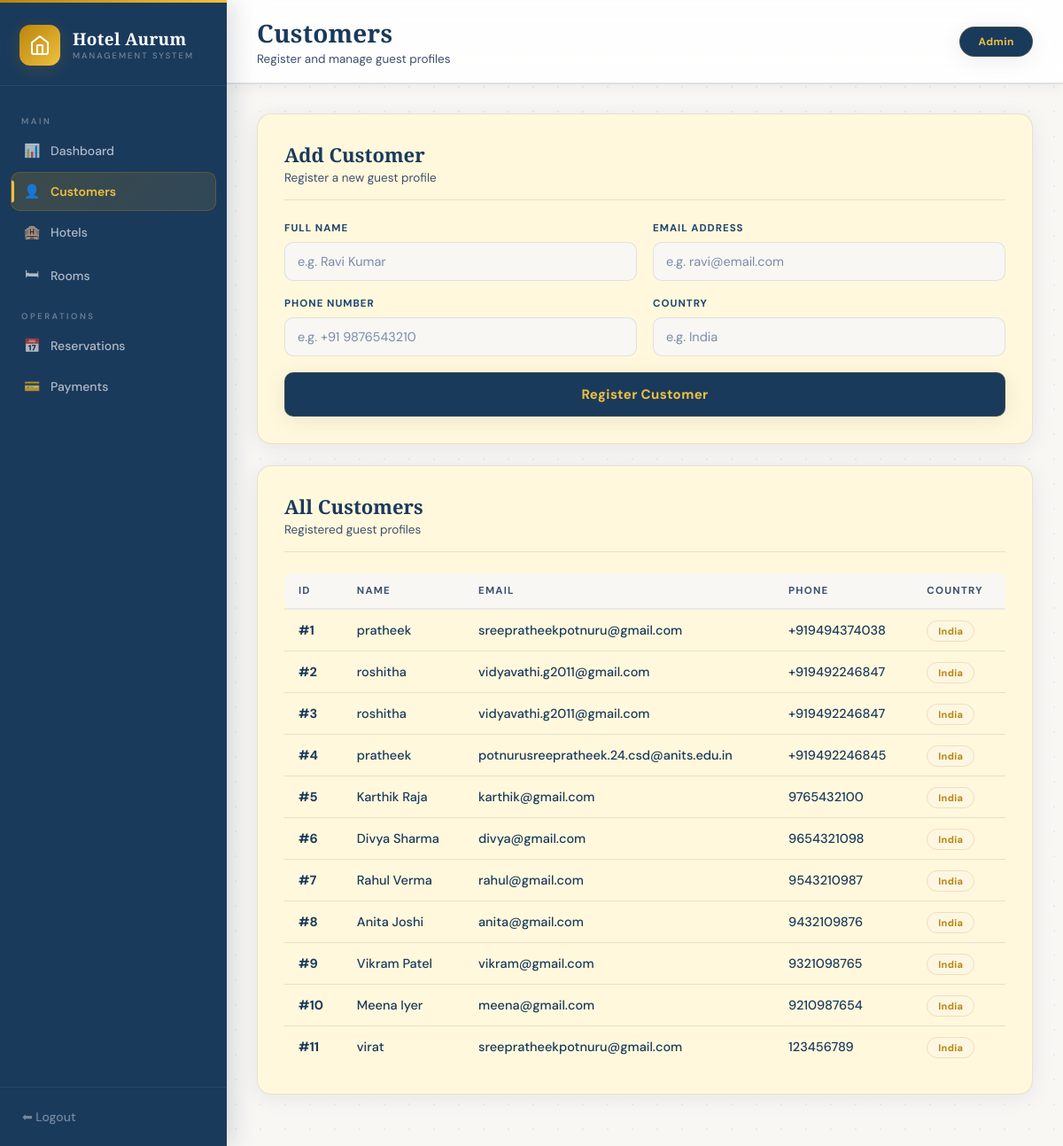
The page /customers/ (signed in) on the database its author committed.
### hotel_app/models.py (models this page shows)
class Customer(models.Model):
    Cus_ID = models.AutoField(primary_key=True)
    Name = models.CharField(max_length=50)
    Email = models.CharField(max_length=50)
    Phone = models.CharField(max_length=15)
    Country = models.CharField(max_length=50)
    class Meta:
        db_table = "Customer"
        managed = True

### hotel_app/views.py (the view)
    def wrapper(request, *args, **kwargs):
        if not request.session.get('logged_in'):
            return redirect('/login/')
        return view_func(request, *args, **kwargs)

### hotel_app/views.py (called while the page is built, shortened)
def login_required(view_func):
    def wrapper(request, *args, **kwargs):
        if not request.session.get('logged_in'):
            return redirect('/login/')
        return view_func(request, *args, **kwargs)
    return wrapper

@login_required
def customers(request):
    data = Customer.objects.all()
    return render(request, 'customer.html', {'data': data})

### templates/customer.html (shortened to what this page needs)
{% load static %}
<!DOCTYPE html>
<html lang="en">
<head>
  <link rel="stylesheet" href="{% static 'css/style.css' %}">
</head>
<body>
<div class="layout">
  <aside class="sidebar">
    <div class="sidebar-logo">
      <div class="logo-icon">
        <svg width="24" height="24" viewBox="0 0 24 24" fill="none" stroke="white" stroke-width="2" stroke-linecap="round" stroke-linejoin="round">
          <path d="M3 9l9-7 9 7v11a2 2 0 0 1-2 2H5a2 2 0 0 1-2-2z"/>
          <polyline points="9 22 9 12 15 12 15 22"/>
        </svg>
      </div>
      <div class="sidebar-logo-text">
        <h1>Hotel Aurum</h1>
        <p>Management System</p>
      </div>
    </div>
    <nav class="sidebar-nav">
      <div class="nav-label">Main</div>
      <a href="/dashboard/" ><span class="nav-icon">📊</span> Dashboard</a>
      <a href="/customers/" class="active"><span class="nav-icon">👤</span> Customers</a>
      <a href="/hotels/"><span class="nav-icon">🏨</span> Hotels</a>
      <a href="/rooms/"><span class="nav-icon">🛏</span> Rooms</a>
      <div class="nav-label">Operations</div>
      <a href="/reservation/"><span class="nav-icon">📅</span> Reservations</a>
      <a href="/payment/"><span class="nav-icon">💳</span> Payments</a>
    </nav>
    <div class="sidebar-footer">
      <a href="/login/">⬅ Logout</a>
    </div>
  </aside>
  <div class="main">
    <div class="topbar">
      <div>
        <div class="topbar-title">Customers</div>
        <div class="topbar-sub">Register and manage guest profiles</div>
      </div>
      <div class="topbar-badge"> Admin</div>
    </div>
    <div class="page">
      <div class="card">
        <div class="card-header">
          <div class="card-title">Add Customer <span>Register a new guest profile</span></div>
        </div>
        <form method="post">
          <div class="form-row">
            <div class="form-group">
              <label>Full Name</label>
              <input type="text" name="name" placeholder="e.g. Ravi Kumar" required>
            </div>
            <div class="form-group">
              <label>Email Address</label>
              <input type="email" name="email" placeholder="e.g. ravi@email.com" required>
            </div>
          </div>
          <div class="form-row">
            <div class="form-group">
              <label>Phone Number</label>
              <input type="text" name="phone" placeholder="e.g. +91 9876543210" required>
            </div>
            <div class="form-group">
              <label>Country</label>
              <input type="text" name="country" placeholder="e.g. India" required>
            </div>
          </div>
          <button type="submit" class="btn btn-primary">Register Customer</button>
        </form>
      </div>
      <div class="card">
        <div class="card-header">
          <div class="card-title">All Customers <span>Registered guest profiles</span></div>
        </div>
        {% if data %}
        <table>
          <thead>
            <tr>
              <th>ID</th>
              <th>Name</th>
              <th>Email</th>
              <th>Phone</th>
              <th>Country</th>
            </tr>
          </thead>
          <tbody>
            {% for c in data %}
            <tr>
              <td>#{{ c.Cus_ID }}</td>
              <td>{{ c.Name }}</td>
              <td>{{ c.Email }}</td>
              <td>{{ c.Phone }}</td>
              <td><span class="badge badge-info">{{ c.Country }}</span></td>
            </tr>
            {% endfor %}
          </tbody>
        </table>
        {% else %}
        <p class="empty-msg">No customers registered yet.</p>
        {% endif %}
      </div>
    </div>
  </div>
</div>
</body>
</html>

### rows shown on the page
Customer: Cus_ID "1", Name "pratheek", Email "sreepratheekpotnuru@gmail.com", Phone "+919494374038", Country "India"
Customer: Cus_ID "2", Name "roshitha", Email "vidyavathi.g2011@gmail.com", Phone "+919492246847", Country "India"
Customer: Cus_ID "3", Name "roshitha", Email "vidyavathi.g2011@gmail.com", Phone "+919492246847", Country "India"
Customer: Cus_ID "4", Name "pratheek", Email "potnurusreepratheek.24.csd@anits.edu.in", Phone "+919492246845", Country "India"
Customer: Cus_ID "5", Name "Karthik Raja", Email "karthik@gmail.com", Phone "9765432100", Country "India"
Customer: Cus_ID "6", Name "Divya Sharma", Email "divya@gmail.com", Phone "9654321098", Country "India"
Customer: Cus_ID "7", Name "Rahul Verma", Email "rahul@gmail.com", Phone "9543210987", Country "India"
Customer: Cus_ID "8", Name "Anita Joshi", Email "anita@gmail.com", Phone "9432109876", Country "India"
Customer: Cus_ID "9", Name "Vikram Patel", Email "vikram@gmail.com", Phone "9321098765", Country "India"
Customer: Cus_ID "10", Name "Meena Iyer", Email "meena@gmail.com", Phone "9210987654", Country "India"
Customer: Cus_ID "11", Name "virat", Email "sreepratheekpotnuru@gmail.com", Phone "123456789", Country "India"
